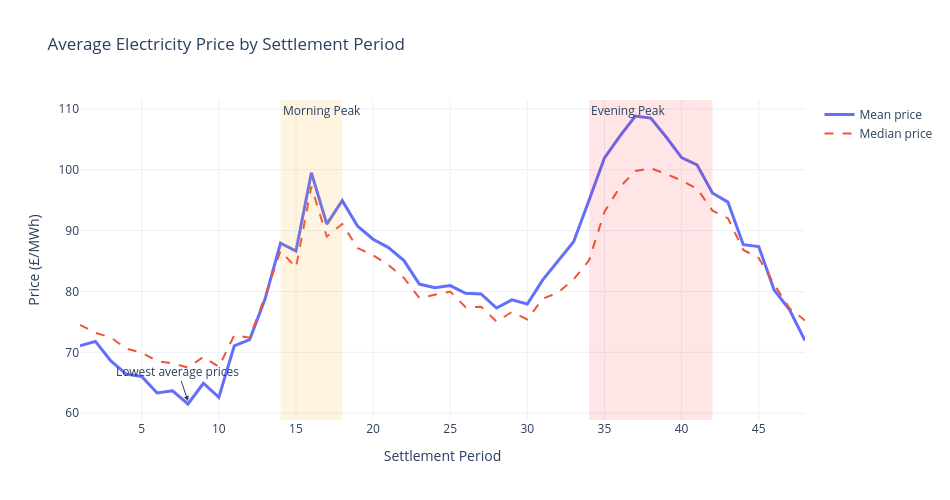

The cell this chart's notebook holds for it:
### Markdown cell above
A closer inspection of one representative week reveals clear intraday price dynamics, with recurring peaks and troughs across consecutive days. This indicates strong within-day seasonality, motivating the inclusion of temporal features such as settlement period, hour of day, and lagged prices during feature engineering.

### Code cell
sp_profile = (
    clean_price_df[clean_price_df["settlementPeriod"]<=48]
    .groupby("settlementPeriod")["price"]
    .agg(
        mean="mean",
        median="median",
        std="std"
    )
    .reset_index()
)

fig = go.Figure()

fig.add_trace(
    go.Scatter(
        x=sp_profile["settlementPeriod"],
        y=sp_profile["mean"],
        mode="lines",
        name="Mean price",
        line=dict(width=3)
    )
)

fig.add_trace(
    go.Scatter(
        x=sp_profile["settlementPeriod"],
        y=sp_profile["median"],
        mode="lines",
        name="Median price",
        line=dict(width=2, dash="dash")
    )
)

fig.add_vrect(
    x0=14,
    x1=18,
    fillcolor="orange",
    opacity=0.12,
    line_width=0,
    annotation_text="Morning Peak",
    annotation_position="top left"
)

fig.add_vrect(
    x0=34,
    x1=42,
    fillcolor="red",
    opacity=0.10,
    line_width=0,
    annotation_text="Evening Peak",
    annotation_position="top left"
)

fig.add_annotation(
    x=8,
    y=62,
    text="Lowest average prices",
    showarrow=True,
    arrowhead=2
)

fig.update_layout(
    template="plotly_white",
    title="Average Electricity Price by Settlement Period",
    xaxis_title="Settlement Period",
    yaxis_title="Price (£/MWh)",
    hovermode="x unified",
    width=950,
    height=500
)

fig.show()

### Figure 1 — Plotly figure (JSON) as saved in the notebook; plotly's stock layout.template omitted (floating-point values rounded to 4 significant figures)
{"data": [{"line": {"width": 3}, "mode": "lines", "name": "Mean price", "type": "scatter", "x": [1, 2, 3, 4, 5, 6, 7, 8, 9, 10, 11, 12, 13, 14, 15, 16, 17, 18, 19, 20, 21, 22, 23, 24, 25, 26, 27, 28, 29, 30, 31, 32, 33, 34, 35, 36, 37, 38, 39, 40, 41, 42, 43, 44, 45, 46, 47, 48], "y": [71.09, 71.8, 68.59, 66.42, 66.06, 63.33, 63.69, 61.52, 64.93, 62.61, 71.08, 72.11, 78.79, 87.95, 86.64, 99.5, 91.06, 94.93, 90.72, 88.59, 87.21, 85.08, 81.22, 80.63, 80.97, 79.72, 79.59, 77.28, 78.62, 77.95, 81.92, 85.11, 88.17, 94.98, 102.0, 105.5, 108.8, 108.5, 105.4, 102.0, 100.8, 96.19, 94.69, 87.69, 87.39, 80.25, 76.99, 71.95]}, {"line": {"dash": "dash", "width": 2}, "mode": "lines", "name": "Median price", "type": "scatter", "x": [1, 2, 3, 4, 5, 6, 7, 8, 9, 10, 11, 12, 13, 14, 15, 16, 17, 18, 19, 20, 21, 22, 23, 24, 25, 26, 27, 28, 29, 30, 31, 32, 33, 34, 35, 36, 37, 38, 39, 40, 41, 42, 43, 44, 45, 46, 47, 48], "y": [74.52, 73.22, 72.45, 70.62, 69.94, 68.57, 68.19, 67.51, 69.26, 67.62, 72.82, 72.41, 79.21, 86.7, 83.91, 97.25, 89.02, 91.1, 87.13, 85.95, 84.33, 82.22, 78.93, 79.53, 80.0, 77.42, 77.52, 75.08, 76.64, 75.42, 78.81, 79.85, 81.99, 85.12, 93.1, 97.16, 99.8, 100.2, 99.31, 98.21, 96.9, 93.28, 92.06, 86.83, 85.51, 81.18, 77.23, 75.25]}], "layout": {"annotations": [{"showarrow": false, "text": "Morning Peak", "x": 14, "xanchor": "left", "xref": "x", "y": 1, "yanchor": "top", "yref": "y domain"}, {"showarrow": false, "text": "Evening Peak", "x": 34, "xanchor": "left", "xref": "x", "y": 1, "yanchor": "top", "yref": "y domain"}, {"arrowhead": 2, "showarrow": true, "text": "Lowest average prices", "x": 8, "y": 62}], "height": 500, "hovermode": "x unified", "shapes": [{"fillcolor": "orange", "line": {"width": 0}, "opacity": 0.12, "type": "rect", "x0": 14, "x1": 18, "xref": "x", "y0": 0, "y1": 1, "yref": "y domain"}, {"fillcolor": "red", "line": {"width": 0}, "opacity": 0.1, "type": "rect", "x0": 34, "x1": 42, "xref": "x", "y0": 0, "y1": 1, "yref": "y domain"}], "title": {"text": "Average Electricity Price by Settlement Period"}, "width": 950, "xaxis": {"title": {"text": "Settlement Period"}}, "yaxis": {"title": {"text": "Price (£/MWh)"}}}}
